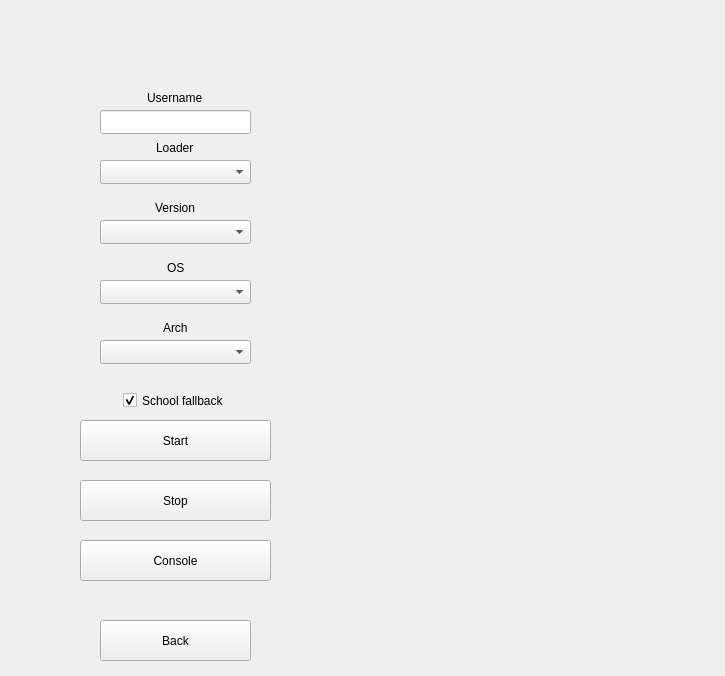
<?xml version="1.0" encoding="UTF-8"?>
<ui version="4.0">
 <class>gui</class>
 <widget class="QWidget" name="gui">
  <property name="geometry">
   <rect>
    <x>0</x>
    <y>0</y>
    <width>725</width>
    <height>676</height>
   </rect>
  </property>
  <property name="minimumSize">
   <size>
    <width>725</width>
    <height>676</height>
   </size>
  </property>
  <property name="maximumSize">
   <size>
    <width>725</width>
    <height>676</height>
   </size>
  </property>
  <property name="windowTitle">
   <string>mcapi launcher</string>
  </property>
  <property name="windowIcon">
   <iconset resource="resources.qrc">
    <normaloff>:/gfx/mcapi_gui.png</normaloff>:/gfx/mcapi_gui.png</iconset>
  </property>
  <widget class="QStackedWidget" name="pages">
   <property name="geometry">
    <rect>
     <x>0</x>
     <y>0</y>
     <width>725</width>
     <height>676</height>
    </rect>
   </property>
   <property name="minimumSize">
    <size>
     <width>725</width>
     <height>676</height>
    </size>
   </property>
   <property name="maximumSize">
    <size>
     <width>725</width>
     <height>676</height>
    </size>
   </property>
   <property name="currentIndex">
    <number>1</number>
   </property>
   <widget class="QWidget" name="login">
    <widget class="QPushButton" name="offlinebutton">
     <property name="geometry">
      <rect>
       <x>495</x>
       <y>110</y>
       <width>111</width>
       <height>51</height>
      </rect>
     </property>
     <property name="text">
      <string>Play offline</string>
     </property>
    </widget>
    <widget class="QLabel" name="logologin">
     <property name="geometry">
      <rect>
       <x>486</x>
       <y>30</y>
       <width>131</width>
       <height>41</height>
      </rect>
     </property>
     <property name="text">
      <string/>
     </property>
     <property name="pixmap">
      <pixmap resource="resources.qrc">:/gfx/mcapi_logo.png</pixmap>
     </property>
    </widget>
    <widget class="QLabel" name="loginwip">
     <property name="geometry">
      <rect>
       <x>515</x>
       <y>620</y>
       <width>91</width>
       <height>16</height>
      </rect>
     </property>
     <property name="text">
      <string>login page WIP.</string>
     </property>
    </widget>
    <widget class="QLabel" name="loginbackground">
     <property name="geometry">
      <rect>
       <x>0</x>
       <y>0</y>
       <width>725</width>
       <height>676</height>
      </rect>
     </property>
     <property name="text">
      <string/>
     </property>
     <property name="pixmap">
      <pixmap resource="resources.qrc">:/gfx/mcapi_background_login.png</pixmap>
     </property>
    </widget>
    <widget class="QPushButton" name="loginmicrosoftbutton">
     <property name="enabled">
      <bool>false</bool>
     </property>
     <property name="geometry">
      <rect>
       <x>495</x>
       <y>180</y>
       <width>111</width>
       <height>51</height>
      </rect>
     </property>
     <property name="text">
      <string>Microsoft login</string>
     </property>
    </widget>
    <widget class="QLabel" name="copyrightnote">
     <property name="geometry">
      <rect>
       <x>465</x>
       <y>640</y>
       <width>181</width>
       <height>20</height>
      </rect>
     </property>
     <property name="text">
      <string>Copyright (c) 2025-2026 cornedev</string>
     </property>
    </widget>
    <zorder>loginbackground</zorder>
    <zorder>offlinebutton</zorder>
    <zorder>logologin</zorder>
    <zorder>loginwip</zorder>
    <zorder>loginmicrosoftbutton</zorder>
    <zorder>copyrightnote</zorder>
   </widget>
   <widget class="QWidget" name="launcher">
    <widget class="QLabel" name="version">
     <property name="geometry">
      <rect>
       <x>155</x>
       <y>200</y>
       <width>81</width>
       <height>16</height>
      </rect>
     </property>
     <property name="text">
      <string>Version  </string>
     </property>
    </widget>
    <widget class="QLabel" name="username">
     <property name="geometry">
      <rect>
       <x>147</x>
       <y>90</y>
       <width>61</width>
       <height>16</height>
      </rect>
     </property>
     <property name="text">
      <string>Username</string>
     </property>
    </widget>
    <widget class="QLineEdit" name="usernameinput">
     <property name="geometry">
      <rect>
       <x>100</x>
       <y>110</y>
       <width>151</width>
       <height>24</height>
      </rect>
     </property>
     <property name="clearButtonEnabled">
      <bool>false</bool>
     </property>
    </widget>
    <widget class="QComboBox" name="versionbox">
     <property name="geometry">
      <rect>
       <x>100</x>
       <y>220</y>
       <width>151</width>
       <height>24</height>
      </rect>
     </property>
     <property name="editable">
      <bool>false</bool>
     </property>
     <property name="currentIndex">
      <number>-1</number>
     </property>
     <property name="sizeAdjustPolicy">
      <enum>QComboBox::SizeAdjustPolicy::AdjustToContentsOnFirstShow</enum>
     </property>
    </widget>
    <widget class="QLabel" name="os">
     <property name="geometry">
      <rect>
       <x>167</x>
       <y>260</y>
       <width>81</width>
       <height>16</height>
      </rect>
     </property>
     <property name="text">
      <string>OS</string>
     </property>
    </widget>
    <widget class="QComboBox" name="osbox">
     <property name="geometry">
      <rect>
       <x>100</x>
       <y>280</y>
       <width>151</width>
       <height>24</height>
      </rect>
     </property>
    </widget>
    <widget class="QLabel" name="arch">
     <property name="geometry">
      <rect>
       <x>163</x>
       <y>320</y>
       <width>81</width>
       <height>16</height>
      </rect>
     </property>
     <property name="text">
      <string>Arch</string>
     </property>
    </widget>
    <widget class="QComboBox" name="archbox">
     <property name="geometry">
      <rect>
       <x>100</x>
       <y>340</y>
       <width>151</width>
       <height>24</height>
      </rect>
     </property>
    </widget>
    <widget class="QCheckBox" name="schoolcheckbox">
     <property name="geometry">
      <rect>
       <x>123</x>
       <y>390</y>
       <width>101</width>
       <height>21</height>
      </rect>
     </property>
     <property name="text">
      <string>School fallback</string>
     </property>
     <property name="checked">
      <bool>true</bool>
     </property>
    </widget>
    <widget class="QPushButton" name="startbutton">
     <property name="geometry">
      <rect>
       <x>80</x>
       <y>420</y>
       <width>191</width>
       <height>41</height>
      </rect>
     </property>
     <property name="text">
      <string>Start</string>
     </property>
    </widget>
    <widget class="QPushButton" name="stopbutton">
     <property name="geometry">
      <rect>
       <x>80</x>
       <y>480</y>
       <width>191</width>
       <height>41</height>
      </rect>
     </property>
     <property name="text">
      <string>Stop</string>
     </property>
    </widget>
    <widget class="QLabel" name="logo">
     <property name="geometry">
      <rect>
       <x>110</x>
       <y>30</y>
       <width>131</width>
       <height>41</height>
      </rect>
     </property>
     <property name="text">
      <string/>
     </property>
     <property name="pixmap">
      <pixmap resource="resources.qrc">:/gfx/mcapi_logo.png</pixmap>
     </property>
    </widget>
    <widget class="QLabel" name="launcherbackground">
     <property name="geometry">
      <rect>
       <x>0</x>
       <y>0</y>
       <width>725</width>
       <height>676</height>
      </rect>
     </property>
     <property name="text">
      <string/>
     </property>
     <property name="pixmap">
      <pixmap resource="resources.qrc">:/gfx/mcapi_background_launcher.png</pixmap>
     </property>
    </widget>
    <widget class="QComboBox" name="loaderbox">
     <property name="geometry">
      <rect>
       <x>100</x>
       <y>160</y>
       <width>151</width>
       <height>24</height>
      </rect>
     </property>
     <property name="editable">
      <bool>false</bool>
     </property>
     <property name="currentIndex">
      <number>-1</number>
     </property>
     <property name="sizeAdjustPolicy">
      <enum>QComboBox::SizeAdjustPolicy::AdjustToContentsOnFirstShow</enum>
     </property>
    </widget>
    <widget class="QLabel" name="loader">
     <property name="geometry">
      <rect>
       <x>156</x>
       <y>140</y>
       <width>81</width>
       <height>16</height>
      </rect>
     </property>
     <property name="text">
      <string>Loader  </string>
     </property>
    </widget>
    <widget class="QPushButton" name="consolebutton">
     <property name="geometry">
      <rect>
       <x>80</x>
       <y>540</y>
       <width>191</width>
       <height>41</height>
      </rect>
     </property>
     <property name="text">
      <string>Console</string>
     </property>
    </widget>
    <widget class="QPushButton" name="backbutton">
     <property name="geometry">
      <rect>
       <x>100</x>
       <y>620</y>
       <width>151</width>
       <height>41</height>
      </rect>
     </property>
     <property name="text">
      <string>Back</string>
     </property>
    </widget>
    <zorder>launcherbackground</zorder>
    <zorder>version</zorder>
    <zorder>username</zorder>
    <zorder>usernameinput</zorder>
    <zorder>versionbox</zorder>
    <zorder>os</zorder>
    <zorder>osbox</zorder>
    <zorder>arch</zorder>
    <zorder>archbox</zorder>
    <zorder>schoolcheckbox</zorder>
    <zorder>startbutton</zorder>
    <zorder>stopbutton</zorder>
    <zorder>logo</zorder>
    <zorder>loaderbox</zorder>
    <zorder>loader</zorder>
    <zorder>consolebutton</zorder>
    <zorder>backbutton</zorder>
   </widget>
  </widget>
 </widget>
 <resources>
  <include location="resources.qrc"/>
 </resources>
 <connections/>
</ui>
